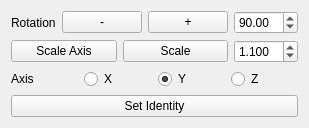
<?xml version="1.0" encoding="UTF-8"?>
<ui version="4.0">
 <class>ModelTransformerWidget</class>
 <widget class="QWidget" name="ModelTransformerWidget">
  <property name="geometry">
   <rect>
    <x>0</x>
    <y>0</y>
    <width>254</width>
    <height>128</height>
   </rect>
  </property>
  <property name="sizePolicy">
   <sizepolicy hsizetype="Preferred" vsizetype="Preferred">
    <horstretch>0</horstretch>
    <verstretch>0</verstretch>
   </sizepolicy>
  </property>
  <property name="minimumSize">
   <size>
    <width>0</width>
    <height>0</height>
   </size>
  </property>
  <property name="maximumSize">
   <size>
    <width>254</width>
    <height>128</height>
   </size>
  </property>
  <property name="windowTitle">
   <string>Model Transformer</string>
  </property>
  <layout class="QVBoxLayout" name="verticalLayout">
   <item>
    <layout class="QHBoxLayout" name="horizontalLayout_4">
     <item>
      <widget class="QLabel" name="label">
       <property name="text">
        <string>Rotation</string>
       </property>
      </widget>
     </item>
     <item>
      <widget class="QPushButton" name="pushButton_rotateLeft">
       <property name="text">
        <string>-</string>
       </property>
       <property name="autoRepeat">
        <bool>true</bool>
       </property>
       <property name="autoRepeatInterval">
        <number>10</number>
       </property>
      </widget>
     </item>
     <item>
      <widget class="QPushButton" name="pushButton_rotateRight">
       <property name="text">
        <string>+</string>
       </property>
       <property name="autoRepeat">
        <bool>true</bool>
       </property>
       <property name="autoRepeatInterval">
        <number>10</number>
       </property>
      </widget>
     </item>
     <item>
      <widget class="QDoubleSpinBox" name="doubleSpinBox_angle">
       <property name="maximum">
        <double>360.000000000000000</double>
       </property>
       <property name="singleStep">
        <double>45.000000000000000</double>
       </property>
       <property name="value">
        <double>90.000000000000000</double>
       </property>
      </widget>
     </item>
    </layout>
   </item>
   <item>
    <layout class="QHBoxLayout" name="horizontalLayout">
     <item>
      <widget class="QPushButton" name="pushButton_scaleAxis">
       <property name="sizePolicy">
        <sizepolicy hsizetype="Minimum" vsizetype="Fixed">
         <horstretch>1</horstretch>
         <verstretch>0</verstretch>
        </sizepolicy>
       </property>
       <property name="text">
        <string>Scale Axis</string>
       </property>
       <property name="autoRepeat">
        <bool>true</bool>
       </property>
       <property name="autoRepeatInterval">
        <number>10</number>
       </property>
      </widget>
     </item>
     <item>
      <widget class="QPushButton" name="pushButton_scale">
       <property name="sizePolicy">
        <sizepolicy hsizetype="Minimum" vsizetype="Fixed">
         <horstretch>1</horstretch>
         <verstretch>0</verstretch>
        </sizepolicy>
       </property>
       <property name="text">
        <string>Scale</string>
       </property>
       <property name="autoRepeat">
        <bool>true</bool>
       </property>
       <property name="autoRepeatInterval">
        <number>10</number>
       </property>
      </widget>
     </item>
     <item>
      <widget class="QDoubleSpinBox" name="doubleSpinBox_scaleStep">
       <property name="decimals">
        <number>3</number>
       </property>
       <property name="singleStep">
        <double>0.010000000000000</double>
       </property>
       <property name="value">
        <double>1.100000000000000</double>
       </property>
      </widget>
     </item>
    </layout>
   </item>
   <item>
    <layout class="QHBoxLayout" name="horizontalLayout_3">
     <item>
      <widget class="QLabel" name="label_3">
       <property name="sizePolicy">
        <sizepolicy hsizetype="Preferred" vsizetype="Preferred">
         <horstretch>0</horstretch>
         <verstretch>0</verstretch>
        </sizepolicy>
       </property>
       <property name="text">
        <string>Axis</string>
       </property>
      </widget>
     </item>
     <item>
      <widget class="QRadioButton" name="radioButton_xAxis">
       <property name="text">
        <string>X</string>
       </property>
       <property name="checked">
        <bool>false</bool>
       </property>
      </widget>
     </item>
     <item>
      <widget class="QRadioButton" name="radioButton_yAxis">
       <property name="text">
        <string>Y</string>
       </property>
       <property name="checked">
        <bool>true</bool>
       </property>
      </widget>
     </item>
     <item>
      <widget class="QRadioButton" name="radioButton_zAxis">
       <property name="text">
        <string>Z</string>
       </property>
      </widget>
     </item>
    </layout>
   </item>
   <item>
    <widget class="QPushButton" name="pushButton_setIdentity">
     <property name="text">
      <string>Set Identity</string>
     </property>
    </widget>
   </item>
  </layout>
 </widget>
 <resources/>
 <connections/>
</ui>
